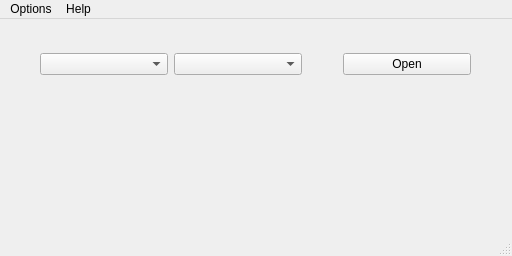
<?xml version="1.0" encoding="UTF-8"?>
<ui version="4.0">
 <class>MainWindow</class>
 <widget class="QMainWindow" name="MainWindow">
  <property name="geometry">
   <rect>
    <x>0</x>
    <y>0</y>
    <width>512</width>
    <height>256</height>
   </rect>
  </property>
  <property name="windowTitle">
   <string>MainWindow</string>
  </property>
  <widget class="QWidget" name="centralwidget">
   <widget class="QWidget" name="gridLayoutWidget">
    <property name="geometry">
     <rect>
      <x>40</x>
      <y>20</y>
      <width>431</width>
      <height>51</height>
     </rect>
    </property>
    <layout class="QGridLayout" name="gridLayout">
     <item row="0" column="1">
      <widget class="QComboBox" name="baudrate">
       <property name="minimumSize">
        <size>
         <width>128</width>
         <height>0</height>
        </size>
       </property>
      </widget>
     </item>
     <item row="0" column="3">
      <widget class="QPushButton" name="pushButton">
       <property name="minimumSize">
        <size>
         <width>128</width>
         <height>0</height>
        </size>
       </property>
       <property name="text">
        <string>Open</string>
       </property>
      </widget>
     </item>
     <item row="0" column="0">
      <widget class="QComboBox" name="serial_port">
       <property name="minimumSize">
        <size>
         <width>128</width>
         <height>0</height>
        </size>
       </property>
      </widget>
     </item>
     <item row="0" column="2">
      <spacer name="horizontalSpacer">
       <property name="orientation">
        <enum>Qt::Horizontal</enum>
       </property>
       <property name="sizeHint" stdset="0">
        <size>
         <width>40</width>
         <height>20</height>
        </size>
       </property>
      </spacer>
     </item>
    </layout>
   </widget>
  </widget>
  <widget class="QStatusBar" name="statusbar"/>
  <widget class="QMenuBar" name="menubar">
   <property name="geometry">
    <rect>
     <x>0</x>
     <y>0</y>
     <width>512</width>
     <height>22</height>
    </rect>
   </property>
   <widget class="QMenu" name="menuSerial_Port_Assistant">
    <property name="title">
     <string>Options</string>
    </property>
    <addaction name="actionexit"/>
   </widget>
   <widget class="QMenu" name="menuAbout">
    <property name="title">
     <string>Help</string>
    </property>
    <addaction name="separator"/>
    <addaction name="actionAbout"/>
   </widget>
   <addaction name="menuSerial_Port_Assistant"/>
   <addaction name="menuAbout"/>
  </widget>
  <action name="actionAbout">
   <property name="text">
    <string>About</string>
   </property>
  </action>
  <action name="actionexit">
   <property name="text">
    <string>exit</string>
   </property>
  </action>
 </widget>
 <resources/>
 <connections/>
</ui>
